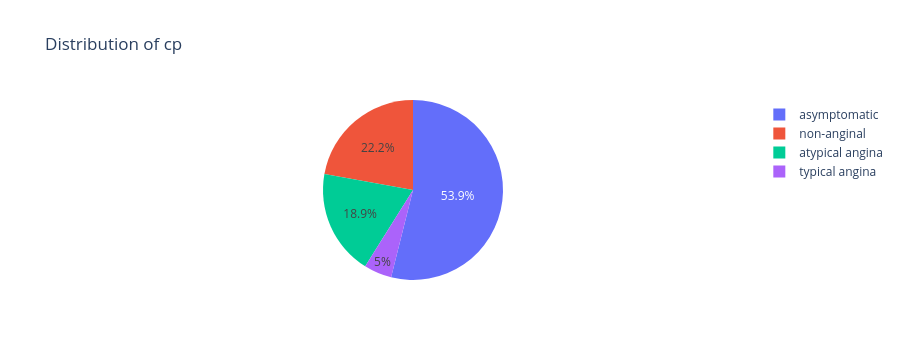

The code cell stored with this chart in its notebook:
### Markdown cell above
## cp

### Code cell
col = "cp"
fig = px.pie(
    df,
    names=col,
    title=f"Distribution of {col}"
)
fig.show()

### Figure 1 — Plotly figure (JSON) as saved in the notebook; plotly's stock layout.template omitted (floating-point values rounded to 4 significant figures; data arrays with more than 128 entries replaced by an {"elided": "..."} marker saying what was removed)
{"data": [{"domain": {"x": [0, 1], "y": [0, 1]}, "hovertemplate": "cp=%{label}<extra></extra>", "labels": {"elided": "920 str values"}, "legendgroup": "", "name": "", "showlegend": true, "type": "pie"}], "layout": {"autosize": true, "height": 360, "legend": {"tracegroupgap": 0}, "title": {"text": "Distribution of cp"}}}
